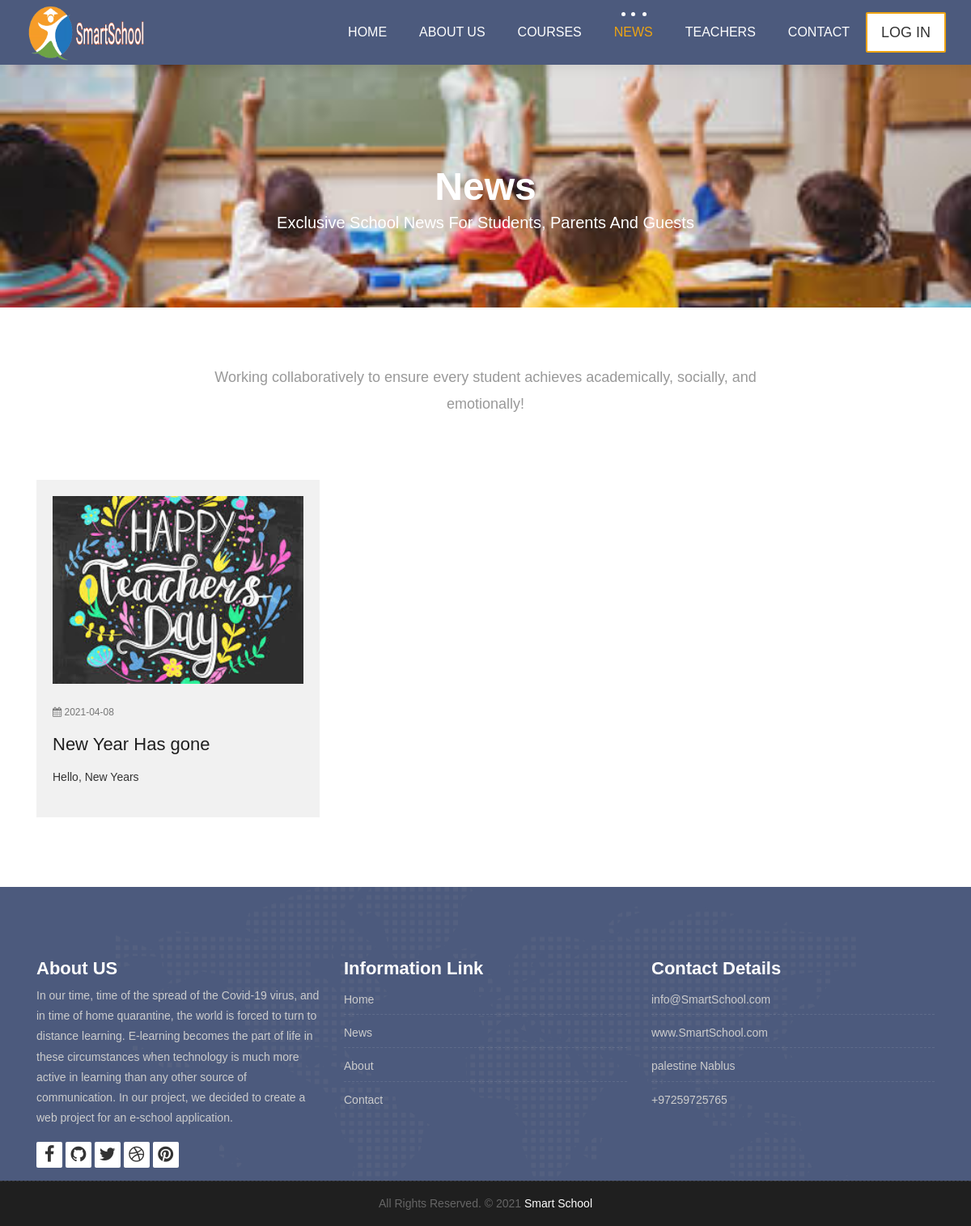
Screenshot of /blog.php with the database file from the repository.
### tables this page shows
CREATE TABLE `news` (
  `id` int(11) NOT NULL,
  `image` varchar(200) NOT NULL,
  `title` varchar(150) NOT NULL,
  `description` varchar(255) NOT NULL,
  `date` date NOT NULL
);

### blog.php (the view, shortened to what this page needs)
<?php
require 'includes/init.php';
function getNews () {
    global $conn;
    $getNews = $conn->prepare("SELECT
        image, title, description, date
        FROM
        news
        ORDER BY id DESC");
    $getNews->execute();
    if($getNews->rowCount() > 0){
        return $getNews->fetchAll();
    }else{
        return 0;
    }
}
?>
<div class="all-title-box">
    <div class="container text-center">
        <h1>
           News
           <span class="m_1">Exclusive school news for students, parents and guests </span>
        </h1>
    </div>
</div>
<div id="overviews" class="section wb">
    <div class="container">
        <div class="section-title row text-center">
            <div class="col-md-8 offset-md-2">
                <p class="lead">Working collaboratively to ensure every student achieves academically, socially, and emotionally!</p>
            </div>
        </div>
        <hr class="invis">
        <div class="row">
            <?php
            $news = getNews();
            if($news !== 0){
                foreach ($news as $item) {
                    ?>
                    <div class="col-lg-4 col-md-6 col-12 mb-3">
                        <div class="blog-item">
                            <div class="image-blog">
                                <img src="<?php echo 'images/news/' . $item['image'];?>" alt="<?php echo $item['title'] . ' Image';?>" class="img-fluid">
                            </div>
                            <div class="meta-info-blog">
                                <span>
                                    <i class="fa fa-calendar"></i>
                                    <span><?php echo $item['date'];?></span>
                                </span>
                            </div>
                            <div class="blog-title">
                                <h2><?php echo $item['title'];?></h2>
                            </div>
                            <div class="blog-desc">
                                <p><?php echo nl2br($item['description']);?></p>
                            </div>
                        </div>
                    </div>
                    <?php
                }
            }else{
                ?>
                <div class="col-12">
                    <div class="alert alert-info">There Is No News Yet</div>
                </div>
                <?php
            }
            ?>
        </div>
    </div>
</div>
<?php include 'templates/_footer.php';?>

### style.css (style rules this page uses)
body { color: #333333; font-size: 14px; font-family: 'Rubik', sans-serif; line-height: 1.80857; }
html, body { height: 100%; }
h1, h2, h3, h4, h5, h6 { letter-spacing: 0; font-weight: normal; position: relative; padding: 0 0 10px 0; font-weight: normal; line-height: 120% !important; color: #1f1f1f; margin: 0 }
h1 { font-size: 24px }
h2 { font-size: 22px }
.lead { font-size: 18px; line-height: 30px; color: #767676; margin: 0; padding: 0; }
.section { display: block; position: relative; overflow: hidden; padding: 70px 0; }
.section.wb { background-color: #ffffff; }
.section-title { display: block; position: relative; margin-bottom: 60px; }
.section-title p { color: #999; font-weight: 400; font-size: 18px; line-height: 33px; margin: 0; }
hr.invis { border-color: transparent; }
.all-title-box { background: url(images/banner.jpg)no-repeat; -webkit-background-size: cover; -moz-background-size: cover; -o-background-size: cover; background-size: cover; background-position: center; min-height: 300px; }
.all-title-box h1 { color: #fff; font-weight: 600; text-transform: capitalize; padding-top: 11%; font-size: 48px; line-height: 0px; }
span.m_1 { font-weight: 300; font-size: 20px; line-height: 1.5em; display: block; }
.blog-item { background: #f1f1f1; padding: 20px; }
.image-blog img { padding: 0 !important; width: 100%; margin: 0 !important; opacity: 1; -ms-filter: "progid:DXImageTransform.Microsoft.Alpha(Opacity=100)"; -moz-opacity: 1; -khtml-opacity: 1; -webkit-transition: all 150ms ease-in-out; -moz-transition: all 150ms ease-in-out; -o-transition: all 150ms ease-in-out; -ms-transition: all 150ms ease-in-out; transition: all 150ms ease-in-out; }
.blog-item .meta-info-blog { margin-top: 25px; padding: 0; text-transform: uppercase; font-size: 12px; font-weight: 300; }
.meta-info-blog > span { display: inline-block; padding-right: 14px; color: #777; }
.blog-title > h2 { margin: 15px 0; padding: 0px; }
* { list-style-type: none; text-decoration: none; font-family: Arial, Helvetica, sans-serif; margin: 0; padding: 0; box-sizing: border-box; }

### rows the page displays
news: image (picture), date "2021-04-08", title "New Year Has gone", description "Hello, New Years"
